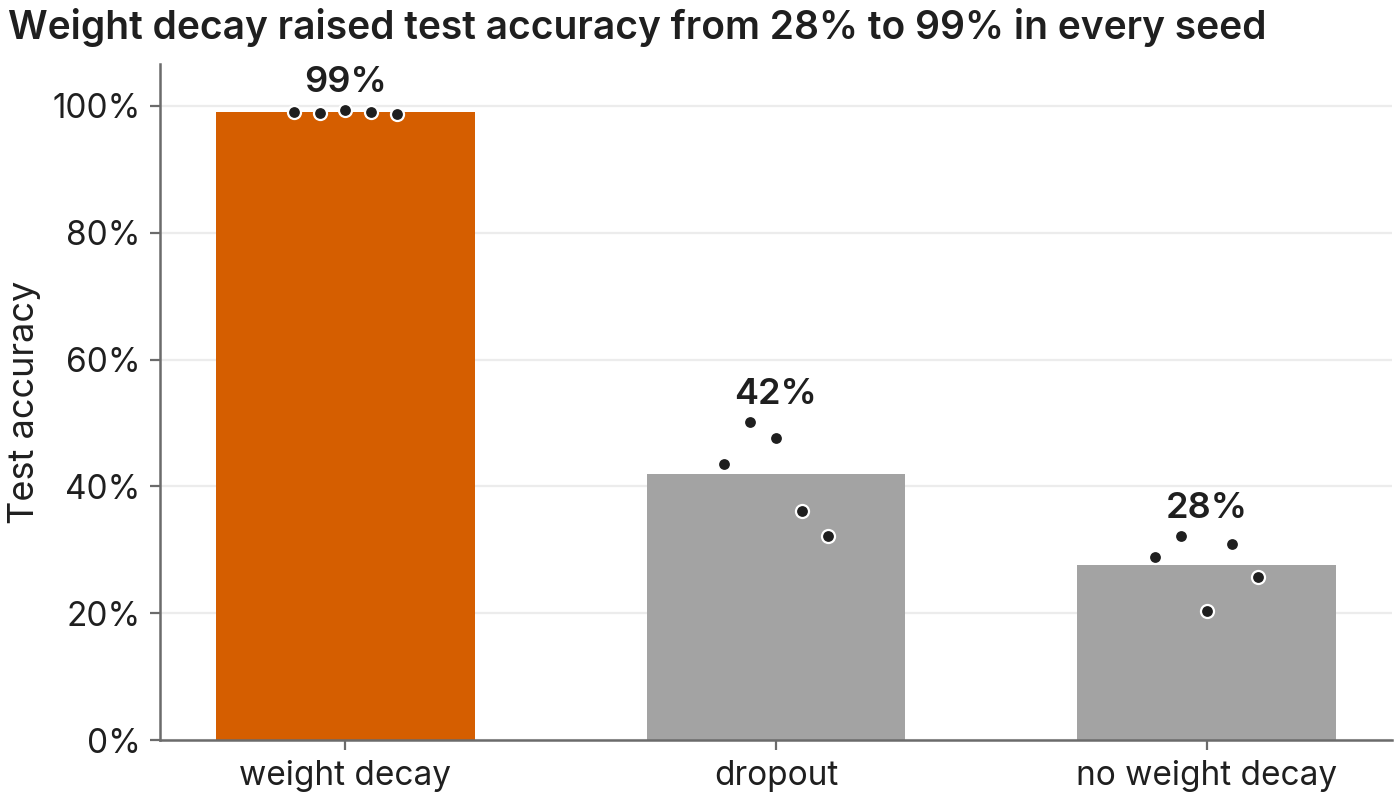

Write Python code to recreate this figure.
"""Bar plot with every seed: the mean as a bar, each seed as a dot on it, and the value at the bar's end.

Answers: Is one condition higher than another?
Shows: bar plot with every seed as a dot: test accuracy on modular addition with weight decay, with dropout and
with neither
Claim: with weight decay every seed generalizes, and with dropout or neither none does.
Caption: **Weight decay raised test accuracy on modular addition from 28% to 99%, in every seed.** Bars are means
over five seeds and dots are the seeds. Accuracy is on 3,000 held-out pairs after 30,000 training steps of a
one-layer transformer. The colours come from figure-roles.json in this folder, which curves_with_seeds.py shares.
Made-up data, drawn to show the style.
"""
import sys
from pathlib import Path

import matplotlib.pyplot as plt
import numpy as np
import pandas as pd
import seaborn as sns
from matplotlib.ticker import PercentFormatter

HERE = Path(__file__).resolve().parent
sys.path.insert(0, str(HERE.parent))  # the skill's directory, which holds figkit.py
import figkit as fk

SEED = 0
rng = np.random.default_rng(SEED)
mean = {"weight decay": 99.0, "dropout": 41.0, "no weight decay": 32.0}  # % of held-out pairs answered right
spread = {"weight decay": 0.5, "dropout": 7.0, "no weight decay": 5.0}
df = pd.DataFrame([dict(condition=c, seed=s, accuracy=float(np.clip(m + rng.normal(0, spread[c]), 0, 100)))
                   for c, m in mean.items() for s in range(5)])
means = df.groupby("condition").accuracy.mean().sort_values(ascending=False)
order = list(means.index)  # categories in order of their values

fk.use()
fig, ax = plt.subplots()
sns.barplot(df, x="condition", y="accuracy", hue="condition", order=order, palette=fk.palette(order),
            errorbar=None, saturation=1, width=0.6, legend=False)
for i, condition in enumerate(order):  # every seed as a dot, spread evenly across its bar
    seeds = df[df.condition == condition].accuracy
    ax.scatter(i + np.linspace(-0.12, 0.12, len(seeds)), seeds, s=22, color=fk.INK, edgecolor="white",
               linewidth=0.8, zorder=3)
fk.label_values(ax, fmt="{:.0f}%")
ax.yaxis.set_major_formatter(PercentFormatter(decimals=0))
ax.set(xlabel=None, ylabel="Test accuracy")
fk.title(fig, f"Weight decay raised test accuracy from {means['no weight decay']:.0f}% to "
              f"{means['weight decay']:.0f}% in every seed")
fk.save(fig, HERE / "bars_with_seeds.png")
